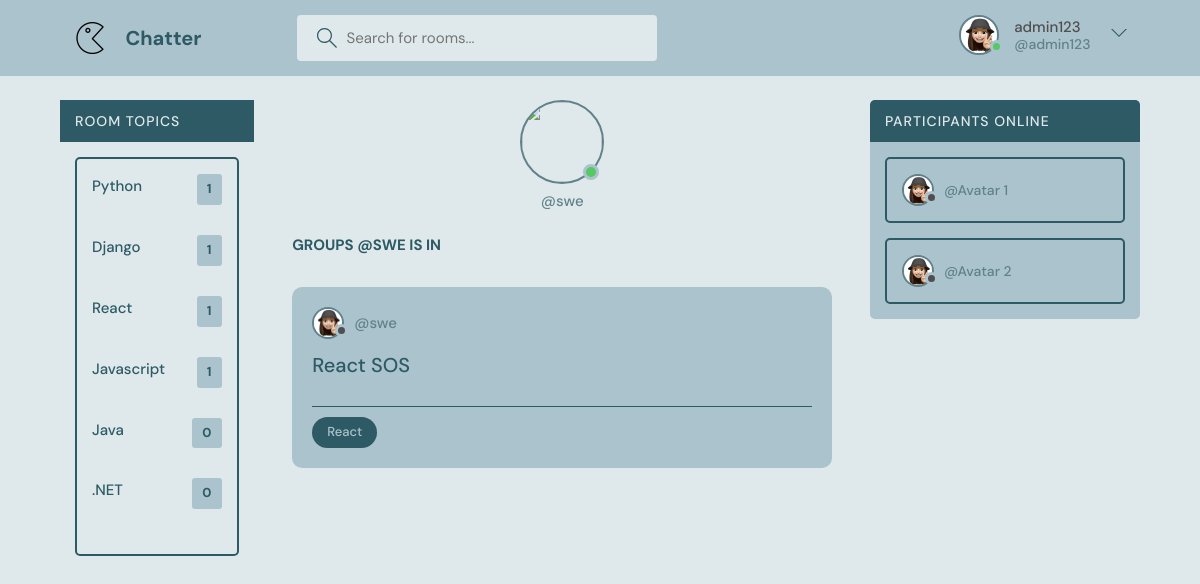
Page /profile/6/ (signed in) on the committed database.
### base/models.py (models this page shows, shortened)
class Topic(models.Model):
    name = models.CharField(max_length=100)

class Room(models.Model):
    host = models.ForeignKey(User, on_delete=models.SET_NULL, null = True)
    topic= models.ForeignKey(Topic, on_delete=models.SET_NULL, null = True)
    name = models.CharField(max_length =200) # specify the attribute and its value
    description = models.TextField(null = True, blank = True) # by default null is set to False. Null = true means description can be blank. Null is for database and blank is for the form
    participants = models.ManyToManyField(User, related_name='participants', blank=True)
    updated = models.DateTimeField(auto_now = True) #snapshot every time we save
    created = models.DateTimeField(auto_now_add = True) #snapshot the first time we add it
    class Meta:
        ordering = ['-updated', '-created']

### base/views.py (the view)
# urls.py: path('profile/<str:pk>/', views.userProfile, name="user-profile"),
def userProfile(request,pk):
    user = User.objects.get(id=pk)
    rooms = user.room_set.all()
    room_message = user.message_set.all()
    topics = Topic.objects.all()
    context= {'user': user, 'rooms':rooms, 'topics':topics}
    return render(request, 'base/profile.html', context)

### base/templates/base/profile.html (shortened to what this page needs)
{% extends 'main.html' %}
{% load static %}
{% block content %}
<main class="profile-page layout layout--3">
  <div class="container">
    {% include 'base/topics_component.html' %}
    <div class="roomList">
      <div class="profile">
        <div class="profile__avatar">
          <div class="avatar avatar--large active">
            <img src="" />
          </div>
        </div>
        <div class="profile__info">
          <p>@{{user.username}}</p>
        </div>
        <div class="profile__about">
          <h3> Groups @{{user.username}} is in </h3>
        </div>
      </div>
      {% include 'base/feed_component.html' %}
    </div>
    <div class="activities">
      <div class="activities__header">
        <h2>Participants online</h2>
      </div>
      <div class="activities__box">
        <div class="activities__boxHeader roomListRoom__header">
          <a href="profile.html" class="roomListRoom__author">
            <div class="avatar avatar--small">
              <img src="static/images/avatar1.png" />
            </div>
            <p>
              @Avatar 1
            </p>
          </a>
        </div>
      </div>
      <div class="activities__box">
        <div class="activities__boxHeader roomListRoom__header">
          <a href="profile.html" class="roomListRoom__author">
            <div class="avatar avatar--small">
              <img src="static/images/avatar1.png" />
            </div>
            <p>
              @Avatar 2
            </p>
          </a>
        </div>
      </div>
    </div>
  </div>
</main>
{% endblock content %}

### templates/navbar.html (shortened to what this page needs)
{% load static %}
<header class="header header--loggedIn">
    <div class="container">
        <a href="{% url 'home' %}" class="header__logo">
            <img src="{% static 'images/chatter.png' %}" />
            <h1>Chatter</h1>
        </a>
        <form class="header__search" method="GET" action="{% url 'home' %}">
            <label>
                <input name="q" placeholder="Search for rooms..." />
            </label>
        </form>
        <nav class="header__menu">
            {% if request.user.is_authenticated %}
            <div class="header__user">
                <a href="{% url 'update-user' %}">
                    <div class="avatar avatar--medium active">
                        <img src="{% static 'images/avatar1.png' %}" />
                    </div>
                    <p> {{request.user.username}} <span>@{{request.user.username}} </span></p>
                </a>
                <button class="dropdown-button">
                    <svg version="1.1" xmlns="http://www.w3.org/2000/svg" width="32" height="32" viewBox="0 0 32 32">
                        <title>chevron-down</title>
                        <path d="M16 21l-13-13h-3l16 16 16-16h-3l-13 13z"></path>
                    </svg>
                </button>
            </div>
            {% else %}
            <a href="{% url 'login' %}">
                <p>Login</p>
            </a>
            {% endif %}
        </nav>
    </div>
</header>

### base/templates/base/topics_component.html (shortened to what this page needs)
<div class="topics">
  <div class="activities__header">
    <h2> Room topics </h2>
  </div>
  <div class="activities__box">
    <ul class="topics__list">
            {% for topic in topics %}
            <li>
                <a href="{% url 'home' %}?q={{topic.name}}">{{topic.name}}<span>{{topic.room_set.all.count}}</span></a>
      </li>
      {% endfor %}
    </ul>
  </div>
</div>

### base/templates/base/feed_component.html (shortened to what this page needs)
{% for room in rooms %}
<div class="roomListRoom">
    <div class="roomListRoom__header">
        <a href="{% url 'user-profile' room.host.id %}" class="roomListRoom__author">
            <div class="avatar avatar--small">
                <img src="static/images/avatar1.png" />
            </div>
            <span>
                @{{room.host.username}}
            </span>
        </a>
        <div class="roomListRoom__actions">
            <span> {{room.created | timesince }} ago</span>
        </div>
    </div>
    <div class="roomListRoom__content">
        <a href="{% url 'room' room.id %}">{{room.name}}</a>
    </div>
    <div class="roomListRoom__meta">
        <p class="roomListRoom__topic">{{room.topic.name}}</p>
    </div>
</div>
{% endfor %}

### rows in the picture
Topic: name "Python", room_set.all.count "1"
Topic: name "Django", room_set.all.count "1"
Topic: name "React", room_set.all.count "1"
Topic: name "Javascript", room_set.all.count "1"
Topic: name "Java", room_set.all.count "0"
Topic: name ".NET", room_set.all.count "0"
Room: host.username "swe", name "React SOS", topic.name "React"

### other values in the picture
{{ request.user.username }} "admin123"
{{ user.username }} "swe"
{{ user.username }} "SWE"
